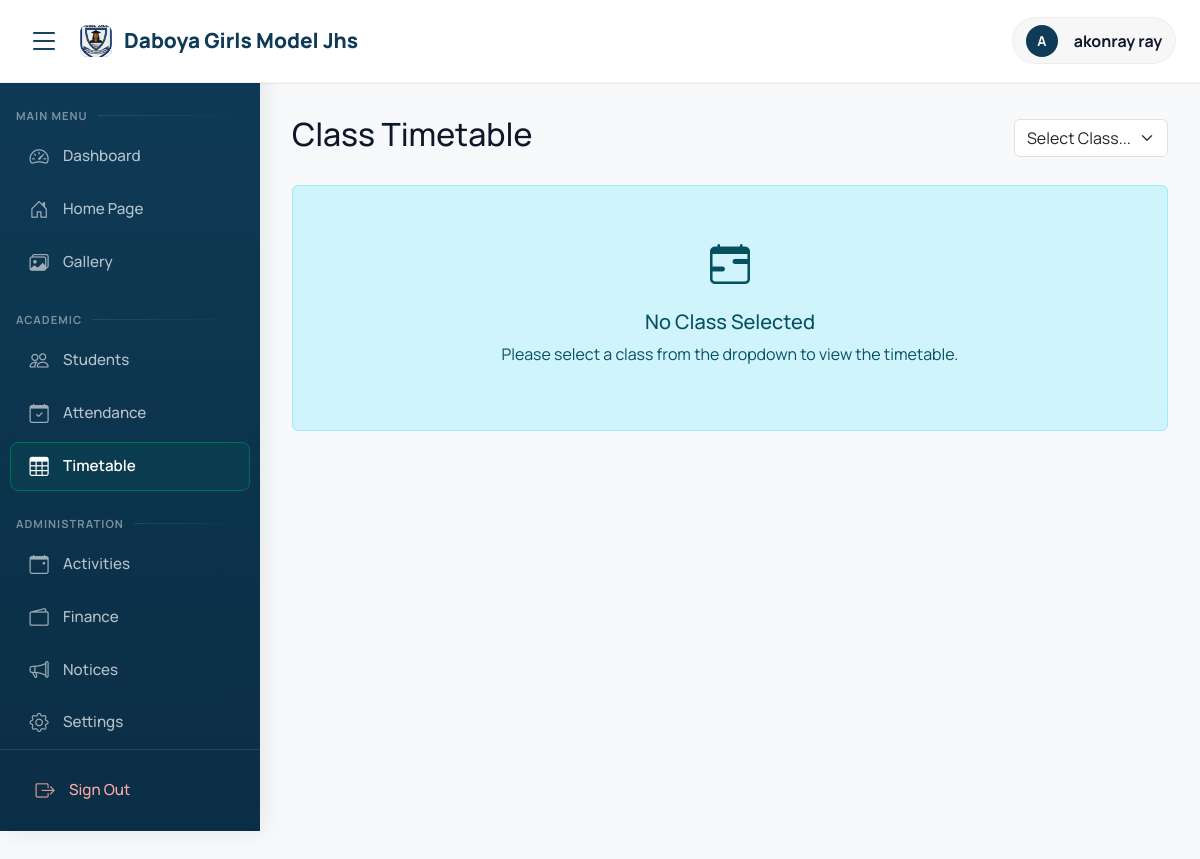
Screenshot of /academics/timetable/ (signed in) with the database file from the repository.
### academics/models.py (models this page shows, shortened)
class SchoolInfo(models.Model):
    name = models.CharField(max_length=200, default="Daboya Girls Model JHS")
    address = models.TextField(default="P.O. Box 6, Daboya, North Gonja District")
    phone = models.CharField(max_length=50, default="024-0852910")
    email = models.EmailField(default="info@daboyagirlsmodel.edu.gh")
    motto = models.CharField(max_length=200, default="Success, Our Concern")
    logo = models.ImageField(upload_to='school_logo/', null=True, blank=True)
    class Meta:
        verbose_name_plural = "School Information"

### accounts/models.py (models this page shows, shortened)
class User(AbstractUser):
    USER_TYPES = (
        ('admin', 'Admin'),
        ('teacher', 'Teacher'),
        ('student', 'Student'),
        ('parent', 'Parent'),
    )
    user_type = models.CharField(max_length=10, choices=USER_TYPES)
    phone = models.CharField(max_length=15, blank=True)
    address = models.TextField(blank=True)
    profile_picture = models.ImageField(upload_to='profiles/', null=True, blank=True)

### academics/views.py (the view, shortened to what this page needs)
# urls.py: path('timetable/', views.timetable_view, name='timetable'),
@login_required
def timetable_view(request):
    if request.user.user_type not in ['admin', 'teacher', 'student']:
        messages.error(request, 'Access denied')
        return redirect('dashboard')
    classes = Class.objects.filter(academic_year__is_current=True)
    days = ['Monday', 'Tuesday', 'Wednesday', 'Thursday', 'Friday']
    timetable_grid = {day: [] for day in days}
    selected_class = None
    is_teacher_schedule = False
    if request.user.user_type == 'teacher':
        is_teacher_schedule = True
        entries = Timetable.objects.filter(
            class_subject__teacher__user=request.user,
            class_subject__class_name__academic_year__is_current=True
        ).select_related('class_subject__subject', 'class_subject__class_name')
        for entry in entries:
            day_name = entry.get_day_display()
            if day_name in timetable_grid:
                timetable_grid[day_name].append(entry)
    else:
        selected_class_id = request.GET.get('class_id')
        if not selected_class_id:
            if request.user.user_type == 'student':
                student = getattr(request.user, 'student', None)
                if student and student.current_class:
                    selected_class_id = student.current_class.id
    for day in days:
        timetable_grid[day].sort(key=lambda x: x.start_time)
    context = {
        'classes': classes,
        'selected_class': selected_class,
        'timetable': timetable_grid,
        'days': days,
        'is_teacher_schedule': is_teacher_schedule,
    }
    return render(request, 'academics/timetable.html', context)

### templates/academics/timetable.html (shortened to what this page needs)
{% extends 'base.html' %}
{% load academic_tags %}
{% block content %}
<div class="d-flex justify-content-between align-items-center mb-4">
    <h2>{% if is_teacher_schedule %}My Timetable{% else %}Class Timetable{% endif %}</h2>
    {% if not is_teacher_schedule %}
    <form class="d-flex gap-2" method="get">
        <select name="class_id" class="form-select" onchange="this.form.submit()">
            <option value="">Select Class...</option>
        </select>
    </form>
    {% endif %}
</div>
{% if selected_class or is_teacher_schedule %}
<div class="card">
    <div class="card-header bg-white py-3">
        <h5 class="mb-0 text-primary fw-bold">
            {% if is_teacher_schedule %}
                My Weekly Schedule
            {% else %}
                {{ selected_class.name }} Schedule
            {% endif %}
        </h5>
    </div>
    <div class="card-body p-0">
        <div class="table-responsive">
            <table class="table table-bordered mb-0 text-center">
                <thead class="bg-light">
                    <tr>
                        <th style="width: 15%;">Day</th>
                        <th>Schedule</th>
                    </tr>
                </thead>
                <tbody>
                    {% for day in days %}
                    <tr>
                        <td class="fw-bold bg-light align-middle">{{ day }}</td>
                        <td class="text-start p-3">
                            {% if timetable|get_item:day %}
                                <div class="d-flex flex-wrap gap-3">
                                    {% for entry in timetable|get_item:day %}
                                    <div class="border rounded p-2 bg-white shadow-sm" style="min-width: 150px;">
                                        <div class="fw-bold text-primary">{{ entry.class_subject.subject.name }}</div>
                                        <div class="text-muted small">
                                            <i class="bi bi-clock"></i> {{ entry.start_time|time:"H:i" }} - {{ entry.end_time|time:"H:i" }}
                                        </div>
                                        {% if is_teacher_schedule %}
                                        <div class="text-dark small mt-1">
                                            <i class="bi bi-people"></i> {{ entry.class_subject.class_name.name }}
                                        </div>
                                        {% else %}
                                            {% if entry.class_subject.teacher %}
                                            <div class="text-muted small mt-1">
                                                <i class="bi bi-person"></i> {{ entry.class_subject.teacher.user.get_full_name }}
                                            </div>
                                            {% endif %}
                                        {% endif %}
                                    </div>
                                    {% endfor %}
                                </div>
                            {% else %}
                                <span class="text-muted fst-italic">No classes scheduled</span>
                            {% endif %}
                        </td>
                    </tr>
                    {% endfor %}
                </tbody>
            </table>
        </div>
    </div>
</div>
{% else %}
<div class="alert alert-info py-5 text-center">
    <i class="bi bi-calendar-range fs-1 d-block mb-3"></i>
    <h5>No Class Selected</h5>
    <p>Please select a class from the dropdown to view the timetable.</p>
</div>
{% endif %}
{% endblock %}

### templates/base.html (shortened to what this page needs)
{% load static %}
<!DOCTYPE html>
<html lang="en">
<head>
    <link href="https://cdn.jsdelivr.net/npm/bootstrap@5.3.0/dist/css/bootstrap.min.css" rel="stylesheet">
    <link rel="stylesheet" href="https://cdn.jsdelivr.net/npm/bootstrap-icons@1.11.0/font/bootstrap-icons.css">
</head>
<body>
    <div class="main-container {% if not user.is_authenticated %}public-layout{% endif %}">
        {% if user.is_authenticated %}
        <header class="header">
            <div class="container-fluid px-3 px-lg-4">
                <div class="d-flex justify-content-between align-items-center">
                    <div class="d-flex align-items-center gap-2">
                        <button class="btn btn-link text-decoration-none d-none d-lg-block p-1 me-2 border-0" onclick="toggleSidebar()" style="color: var(--primary-dark);">
                            <i class="bi bi-list fs-2"></i>
                        </button>
                        <div class="navbar-brand m-0">
                            <div class="header-brand-icon">
                                {% if school_logo %}
                                    <img src="{{ school_logo.url }}" alt="Logo" style="width: 100%; height: 100%; object-fit: cover; border-radius: 8px;">
                                {% else %}
                                    GM
                                {% endif %}
                            </div>
                            <span class="d-none d-sm-block">{{ school_name|default:"Girls Model JHS" }}</span>
                        </div>
                    </div>
                    <div>
                        <a href="{% url 'dashboard' %}" class="user-info">
                            <div class="user-avatar">
                                {{ user.get_full_name|first|upper }}
                            </div>
                            <div class="d-none d-md-block fs-6 fw-bold ps-1">
                                {{ user.get_full_name }}
                            </div>
                        </a>
                    </div>
                </div>
            </div>
        </header>
        <nav class="sidebar" id="sidebar">
            <h4 class="mb-2">Main Menu</h4>
            <div class="nav-item">
                <a href="{% url 'dashboard' %}" class="nav-link {% if request.resolver_match.url_name == 'dashboard' %}active{% endif %}" title="Dashboard">
                    <i class="bi bi-speedometer2"></i>
                    <span>Dashboard</span>
                </a>
            </div>
            <div class="nav-item">
                <a href="{% url 'home' %}" class="nav-link {% if request.resolver_match.url_name == 'home' %}active{% endif %}" title="Home Page">
                    <i class="bi bi-house-door"></i>
                    <span>Home Page</span>
                </a>
            </div>
            <div class="nav-item">
                <a href="{% url 'academics:gallery' %}" class="nav-link {% if request.resolver_match.url_name == 'gallery' %}active{% endif %}" title="Gallery">
                    <i class="bi bi-images"></i>
                    <span>Gallery</span>
                </a>
            </div>
            {% if user.user_type == 'admin' or user.user_type == 'teacher' %}
            <h4 class="mb-2 mt-4">Academic</h4>
            <div class="nav-item">
                <a href="{% url 'students:student_list' %}" class="nav-link {% if request.resolver_match.url_name == 'student_list' %}active{% endif %}" title="Students">
                    <i class="bi bi-people"></i>
                    <span>Students</span>
                </a>
            </div>
            <div class="nav-item">
                <a href="{% url 'students:mark_attendance' %}" class="nav-link {% if request.resolver_match.url_name == 'mark_attendance' %}active{% endif %}" title="Attendance">
                    <i class="bi bi-calendar-check"></i>
                    <span>Attendance</span>
                </a>
            </div>
            <div class="nav-item">
                <a href="{% url 'academics:timetable' %}" class="nav-link {% if request.resolver_match.url_name == 'timetable' %}active{% endif %}" title="Timetable">
                    <i class="bi bi-table"></i>
                    <span>Timetable</span>
                </a>
            </div>
            {% endif %}
            {% if user.user_type == 'admin' %}
            <h4 class="mb-2 mt-4">Administration</h4>
            <div class="nav-item">
                <a href="{% url 'academics:manage_activities' %}" class="nav-link {% if request.resolver_match.url_name == 'manage_activities' %}active{% endif %}" title="Activities">
                    <i class="bi bi-calendar-event"></i>
                    <span>Activities</span>
                </a>
            </div>
            <div class="nav-item">
                <a href="{% url 'finance:dashboard' %}" class="nav-link {% if 'finance' in request.resolver_match.app_names %}active{% endif %}" title="Finance">
                    <i class="bi bi-wallet2"></i>
                    <span>Finance</span>
                </a>
            </div>
            <div class="nav-item">
                <a href="{% url 'announcements:manage' %}" class="nav-link {% if 'announcements' in request.resolver_match.app_names %}active{% endif %}" title="Notices">
                    <i class="bi bi-megaphone"></i>
                    <span>Notices</span>
                </a>
            </div>
            <div class="nav-item">
                <a href="{% url 'academics:school_settings' %}" class="nav-link {% if request.resolver_match.url_name == 'school_settings' %}active{% endif %}" title="Settings">
                    <i class="bi bi-gear"></i>
                    <span>Settings</span>
                </a>
            </div>
            {% endif %}
            <div class="mt-auto p-3 border-top" style="border-color: rgba(255,255,255,0.1) !important;">
                <a href="{% url 'logout' %}" class="nav-link" style="color: #ffa8a8 !important;" title="Sign Out">
                    <i class="bi bi-box-arrow-right"></i>
                    <span>Sign Out</span>
                </a>
            </div>
        </nav>
        {% endif %}
        <main class="main-content {% if not user.is_authenticated %}w-100 m-0 p-0{% endif %}" id="mainContent">
            {% block content %}{% endblock %}
        </main>
    </div>
    <div class="position-fixed top-0 end-0 p-3" style="z-index: 1200; width: 320px;" id="toastContainer"></div>
</body>
</html>

### rows the page displays
SchoolInfo: name "Daboya Girls Model Jhs"
User: get_full_name|first "A", get_full_name "akonray ray"
